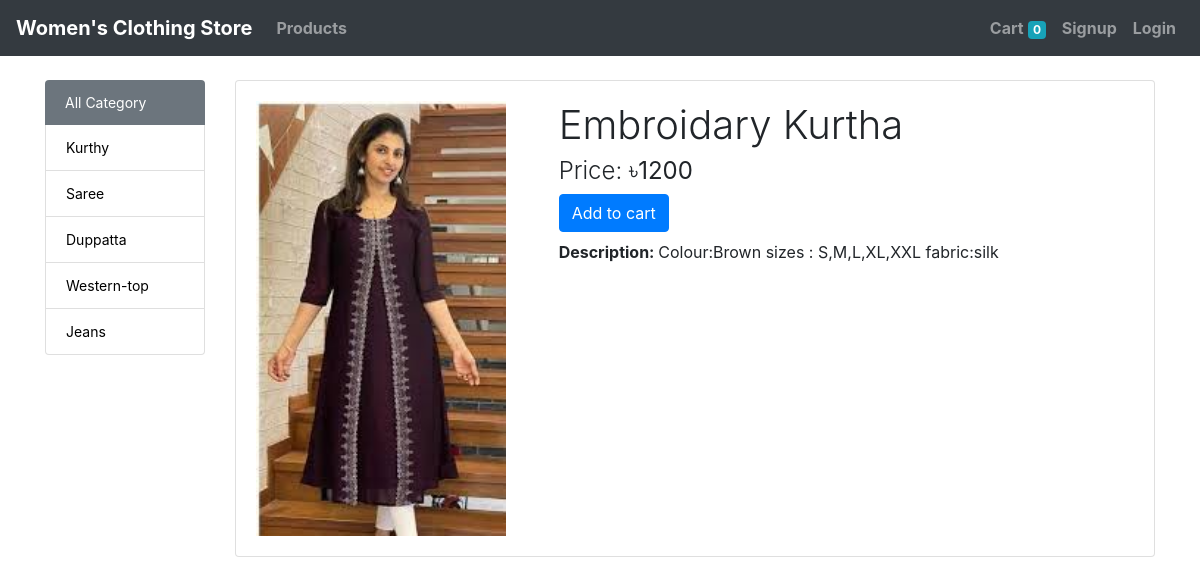
Screenshot of /?id=1 with the database file from the repository.
### store/models/category.py (models this page shows, shortened)
class Category(models.Model):
	name = models.CharField(max_length=20)
	@staticmethod
	def getAllCategory():
		return Category.objects.all()

### store/models/product.py (models this page shows, shortened)
class Product(models.Model):
	name = models.CharField(max_length=220)
	price = models.IntegerField(default=0)
	category = models.ForeignKey(Category,on_delete=models.CASCADE,default=1)
	description = models.TextField()
	image = models.ImageField(upload_to='upload/products')
	date = models.DateTimeField(auto_now_add=True)
	@staticmethod
	def getAllProduct():
		return Product.objects.all()

### store/views/home.py (the view, shortened to what this page needs)
# urls.py: path('',Home.as_view(), name='home'),
class Home(View):
	def get(self,request):
		cart = request.session.get('cart')
		categories = Category.getAllCategory()
		products = Product.getAllProduct().order_by('-id')
		if request.GET.get('id'):
			filterProductById = Product.objects.get(id=int(request.GET.get('id')))
			return render(request, 'productDetail.html',{"product":filterProductById,"categories":categories})

### store/templatetags/cart.py (called while the page is built)
@register.filter(name="currency")
def currency(number):
	return "৳"+str(number)

### store/templates/productDetail.html (shortened to what this page needs)
{% extends 'base.html' %}
{% load cart %}
{% block content %}
<div class="container">
    <div class="row">
        <div class="col-md-2 mb-3">
            <ul class="list-group">
                <li class="list-group-item active bg-secondary border-0"><a style="text-decoration:none; color:white;" href="/">All Category</a></li>
            	{% for category in categories %}
                <li class="list-group-item"><a style="text-decoration:none; color:black;" href="/?category_id={{ category.id }}">{{ category.name }}</a></li>
				{% endfor %}
            </ul>
        </div>
        <div class="col-md-10">
            	{% if product  %}
                    <div class="card">
                        <div class="card-body">
                            <div class="row">
                                <div class="col-md-4">
                                    <img src="{{ product.image.url }}" height="100%;" width="250px" alt="{{ product.name }}">
                                </div>
                                <div class="col-md-8">
                                    <div>
                                        <h1 class="font-weight-light">{{ product.name }}</h1>
                                        <h4 class="font-weight-light">Price: <strong>{{ product.price|currency }}</strong></h4>
                                         <form action="/#{{ product.id }}" method="POST">
                                            {% if product|is_in_cart:request.session.cart %}
                                            <a class="btn btn-warning" href="/cart">Go to cart </a>
                                            {% else %}
                                            <input class="btn btn-primary" type="submit" value="Add to cart">
                                            {% endif %}
                                        </form>
                                        <p class="mt-2"><strong>Description: </strong> {{ product.description }}</p>
                                    </div>
                                </div>
                            </div>
                        </div>
                    </div>
                {% endif %}
        </div>
    </div>
</div>
{% endblock %}

### store/static/css/style.css (style rules this page uses)
.list-group { font-size:14px; }

### rows the page displays
Category: name "Kurthy"
Category: name "Saree"
Category: name "Duppatta"
Category: name "Western-top"
Category: name "Jeans"
Product: image (picture), name "Embroidary Kurtha", price "৳1200", description "Colour:Brown sizes : S,M,L,XL,XXL fabric:silk"

### other values shown
{{ request.session.cart.keys|length }} "0"
